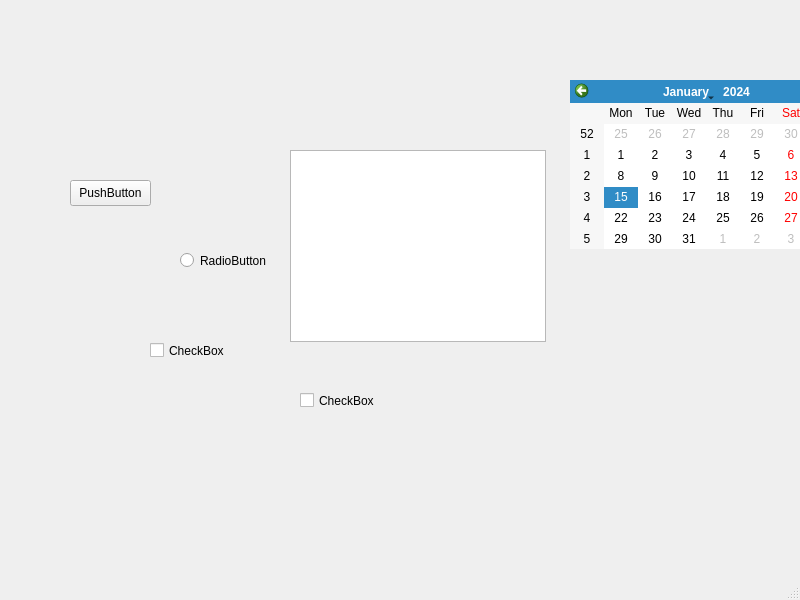
<?xml version="1.0" encoding="UTF-8"?>
<ui version="4.0">
 <class>MainWindow</class>
 <widget class="QMainWindow" name="MainWindow">
  <property name="geometry">
   <rect>
    <x>0</x>
    <y>0</y>
    <width>800</width>
    <height>600</height>
   </rect>
  </property>
  <property name="windowTitle">
   <string>MainWindow</string>
  </property>
  <widget class="QWidget" name="centralwidget">
   <widget class="QPushButton" name="pushButton">
    <property name="geometry">
     <rect>
      <x>70</x>
      <y>180</y>
      <width>81</width>
      <height>26</height>
     </rect>
    </property>
    <property name="text">
     <string>PushButton</string>
    </property>
   </widget>
   <widget class="QRadioButton" name="radioButton">
    <property name="geometry">
     <rect>
      <x>180</x>
      <y>250</y>
      <width>97</width>
      <height>21</height>
     </rect>
    </property>
    <property name="text">
     <string>RadioButton</string>
    </property>
   </widget>
   <widget class="QCheckBox" name="checkBox">
    <property name="geometry">
     <rect>
      <x>150</x>
      <y>340</y>
      <width>85</width>
      <height>21</height>
     </rect>
    </property>
    <property name="text">
     <string>CheckBox</string>
    </property>
   </widget>
   <widget class="QListView" name="listView">
    <property name="geometry">
     <rect>
      <x>290</x>
      <y>150</y>
      <width>256</width>
      <height>192</height>
     </rect>
    </property>
   </widget>
   <widget class="QCheckBox" name="checkBox_2">
    <property name="geometry">
     <rect>
      <x>300</x>
      <y>390</y>
      <width>85</width>
      <height>21</height>
     </rect>
    </property>
    <property name="text">
     <string>CheckBox</string>
    </property>
   </widget>
   <widget class="QCalendarWidget" name="calendarWidget">
    <property name="geometry">
     <rect>
      <x>570</x>
      <y>80</y>
      <width>272</width>
      <height>169</height>
     </rect>
    </property>
   </widget>
  </widget>
  <widget class="QMenuBar" name="menubar">
   <property name="geometry">
    <rect>
     <x>0</x>
     <y>0</y>
     <width>800</width>
     <height>21</height>
    </rect>
   </property>
  </widget>
  <widget class="QStatusBar" name="statusbar"/>
 </widget>
 <resources/>
 <connections/>
</ui>
